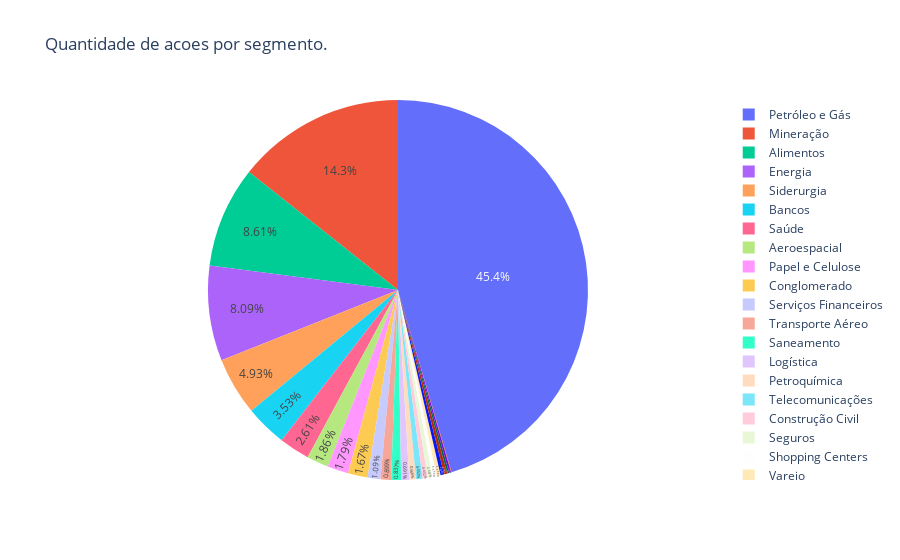

The cell this chart's notebook holds for it:
### Code cell
fig_semana = px.pie(df_analise_segmento_semana,
                 values="var_reais_total",
                 names="segmento",
                 title="Quantidade de acoes por segmento.",
                 hover_data=["segmento"]
                 )
fig_semana.update_traces(textposition = "inside")
fig_semana.show()

### Figure 1 — Plotly figure (JSON) as saved in the notebook; plotly's stock layout.template omitted (floating-point values rounded to 4 significant figures)
{"data": [{"customdata": [["Aeroespacial"], ["Agronegócio"], ["Alimentos"], ["Açúcar e Álcool"], ["Bancos"], ["Calçados"], ["Comércio"], ["Conglomerado"], ["Construção Civil"], ["Energia"], ["Investimentos"], ["Logística"], ["Mineração"], ["Papel e Celulose"], ["Petroquímica"], ["Petróleo e Gás"], ["Saneamento"], ["Saúde"], ["Seguros"], ["Serviços Financeiros"], ["Shopping Centers"], ["Siderurgia"], ["Telecomunicações"], ["Transporte Aéreo"], ["Varejo"]], "domain": {"x": [0, 1], "y": [0, 1]}, "hovertemplate": "segmento=%{customdata[0]}<br>var_reais_total=%{value}<extra></extra>", "labels": ["Aeroespacial", "Agronegócio", "Alimentos", "Açúcar e Álcool", "Bancos", "Calçados", "Comércio", "Conglomerado", "Construção Civil", "Energia", "Investimentos", "Logística", "Mineração", "Papel e Celulose", "Petroquímica", "Petróleo e Gás", "Saneamento", "Saúde", "Seguros", "Serviços Financeiros", "Shopping Centers", "Siderurgia", "Telecomunicações", "Transporte Aéreo", "Varejo"], "legendgroup": "", "name": "", "showlegend": true, "textposition": "inside", "type": "pie", "values": [786600000.0, 74440000.0, 3638000000.0, 14400000.0, 1494000000.0, 129200000.0, 72660000.0, 706200000.0, 182500000.0, 3419000000.0, 110400000.0, 292000000.0, 6065000000.0, 757600000.0, 239300000.0, 19210000000.0, 354000000.0, 1103000000.0, 171900000.0, 460300000.0, 150600000.0, 2085000000.0, 233600000.0, 380100000.0, 143200000.0]}], "layout": {"legend": {"tracegroupgap": 0}, "title": {"text": "Quantidade de acoes por segmento."}}}
